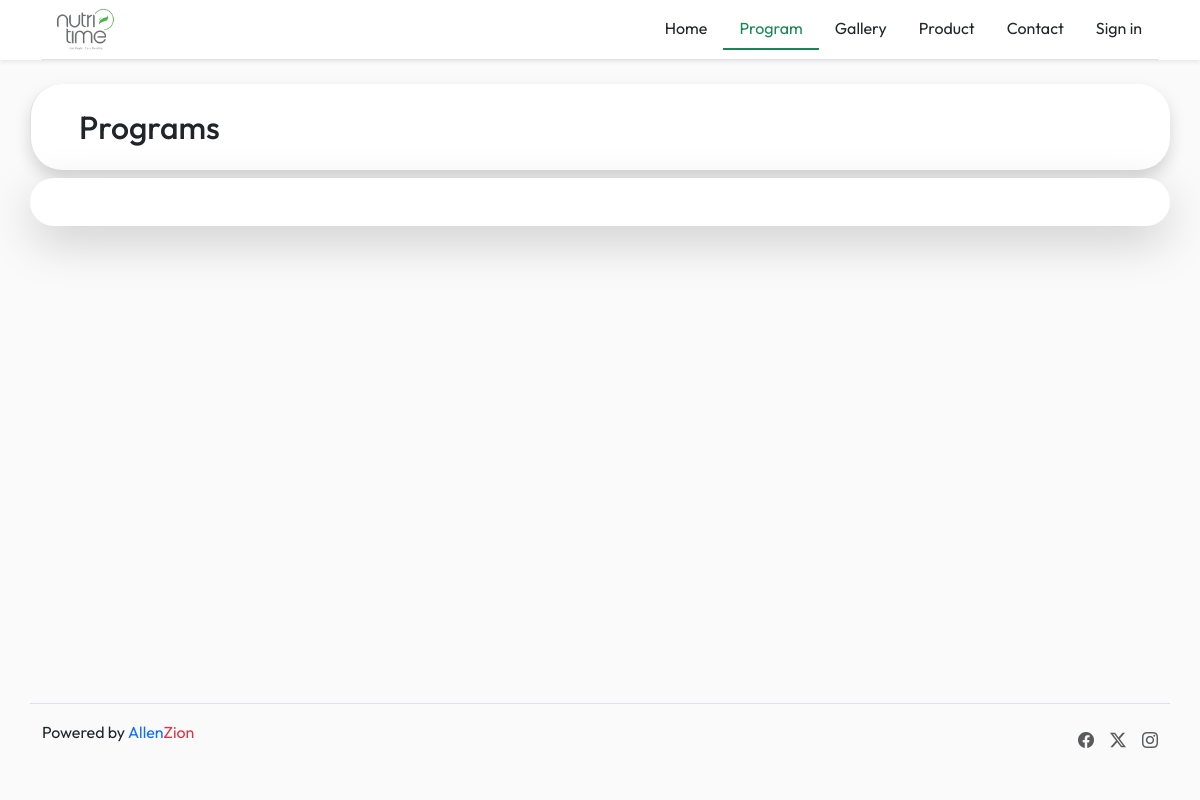
The page /User/pages/program.php on the database as committed earlier.
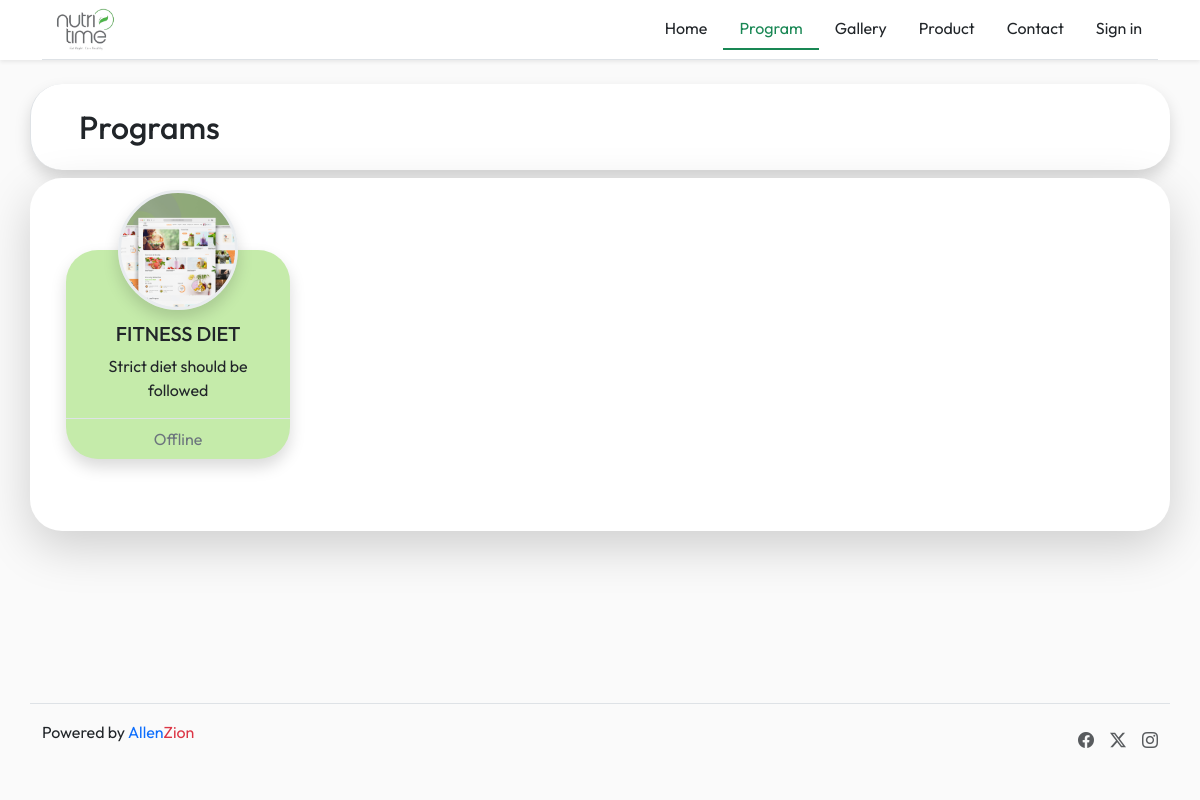
The same page on the database as committed later.
### tables this page shows
CREATE TABLE `program` (
  `program_id` int(11) NOT NULL,
  `program_name` varchar(50) NOT NULL,
  `program_img` varchar(50) NOT NULL,
  `program_duration` varchar(50) NOT NULL,
  `program_fee` int(20) NOT NULL,
  `program_condition` varchar(50) NOT NULL,
  `program_mode` varchar(50) NOT NULL
);

### User/pages/program.php (the view, shortened to what this page needs)
<?php
 include './connect.php';
?>
<!DOCTYPE html>
<html lang="en">
<head>
    <link rel="stylesheet" href="../css/style.css">
    <link rel="stylesheet" href="https://cdn.jsdelivr.net/npm/bootstrap@5.3.2/dist/css/bootstrap.min.css">
    <link rel="stylesheet" href="https://cdn.jsdelivr.net/npm/bootstrap-icons@1.11.3/font/bootstrap-icons.min.css">
    <link rel="stylesheet" href="https://cdnjs.cloudflare.com/ajax/libs/font-awesome/5.15.3/css/all.min.css">
</head>
<body>
    <div class="container-fluid bg-white shadow-sm">
        <div class="container">
            <header class="d-flex flex-wrap justify-content-center py-2 mb-4 border-bottom">
                <a href="/" class="d-flex align-items-center mb-3 mb-md-0 me-md-auto link-body-emphasis text-decoration-none">
                    <img src="../images/icon.png" class="icon1 me-2" width="90">
                </a>
                <ul class="nav">
                    <li class="nav-item"><a href="../../index.html" class="nav-link text-dark">Home</a></li>
                    <li class="nav-item"><a href="./program.php"class="nav-link text-success border-bottom border-2 border-success text-success">Program</a></li>
                    <li class="nav-item"><a href="./gallery.php" class="nav-link text-dark">Gallery</a></li>
                    <li class="nav-item"><a href="./product.php" class="nav-link text-dark">Product</a></li>
                    <li class="nav-item"><a href="./contact.php" class="nav-link text-dark">Contact</a></li>
                    <li class="nav-item"><a href="./login.php" class="nav-link text-dark">Sign in</a></li>
                </ul>
            </header>
        </div>
    </div>
    <div class="container">
    <div class="row">
    <div class="h2 py-4 px-5 border-start bg-white rounded-5 shadow">Programs</div>
    <div class="card border-0 shadow-lg rounded-5">
        <div class="row text-center p-4">
<?php
        $colors = array('#C5EBAA', '#E1F0DA', '#EED3D9', '#C6DCBA', '#D4E2D4', '#EEE0C9', '#C2DEDC', '#96B6C5', '#F5F0BB', '#F1F7B5');
        $sql=mysqli_query($conn,"SELECT * FROM program ORDER BY program_id ");
        $color_index = 0;
        while($row=mysqli_fetch_assoc($sql))
        {
            $prg_name=$row['program_name'];
            $prg_img=$row['program_img'];
            $prg_con=$row['program_condition'];
            $prg_mode=$row['program_mode'];
            $color = $colors[$color_index % count($colors)];
            $color_index++;
        ?>
        <div class="col-lg-3 col-md col-sm-6 col my-5 ">
            <div class="card shadow rounded-5 pt-5 border-0 h-100" style="width: 14rem; position: relative; background-color: <?php echo $color; ?>"  data-bs-toggle="modal" data-bs-target="#exampleModal">
                <div class="image-container rounded-circle overflow-hidden border border-3 border-light-subtle shadow z-3 position-absolute" style="width: 120px; height: 120px; margin: auto; top: -60px; left: 0; right: 0; background-image: url('../../Admin/images/program/<?php echo $prg_img; ?>'); background-size: cover; background-position: center;"></div>
                <div class="card-body pt-4">
                    <h5 class="card-title text-uppercase"><?php echo $prg_name; ?></h5>
                    <p class="card-text"><?php echo $prg_con; ?></p>
                </div>
                <div class="card-footer text-secondary bg-transparent border-top"><?php echo $prg_mode; ?></div>
            </div>
        </div>
        <?php
        }
?>
        </div>
            </div>
    </div>
</div>
        <footer class="d-flex flex-wrap container justify-content-between fixed-bottom align-items-center py-3 my-4 border-top">
            <div class="col-md-4 d-flex align-items-center">
                <p>Powered by <a href="https://allenzion.com/" class="text-decoration-none">Allen<span class="text-danger">Zion</span></a></p>
            </div>
            <ul class="nav col-md-4 justify-content-end list-unstyled d-flex">
            <li class="ms-3"><a class="text-body-secondary" href="#"><i class="bi bi-facebook" width="24" height="24"></i></a></li>
            <li class="ms-3"><a class="text-body-secondary" href="#"><i class="bi bi-twitter-x" width="24" height="24"></i></a></li>
            <li class="ms-3"><a class="text-body-secondary" target="_blank" href="https://www.instagram.com/nutritimenutritionclub/"><i class="bi bi-instagram" width="24" height="24"></i></a></li>
            </ul>
        </footer>
</body>
</html>

Rows that differ between the two databases and show on the page:
added program: program_img (picture), program_name "FITNESS DIET", program_condition "Strict diet should be followed", program_mode "Offline"
